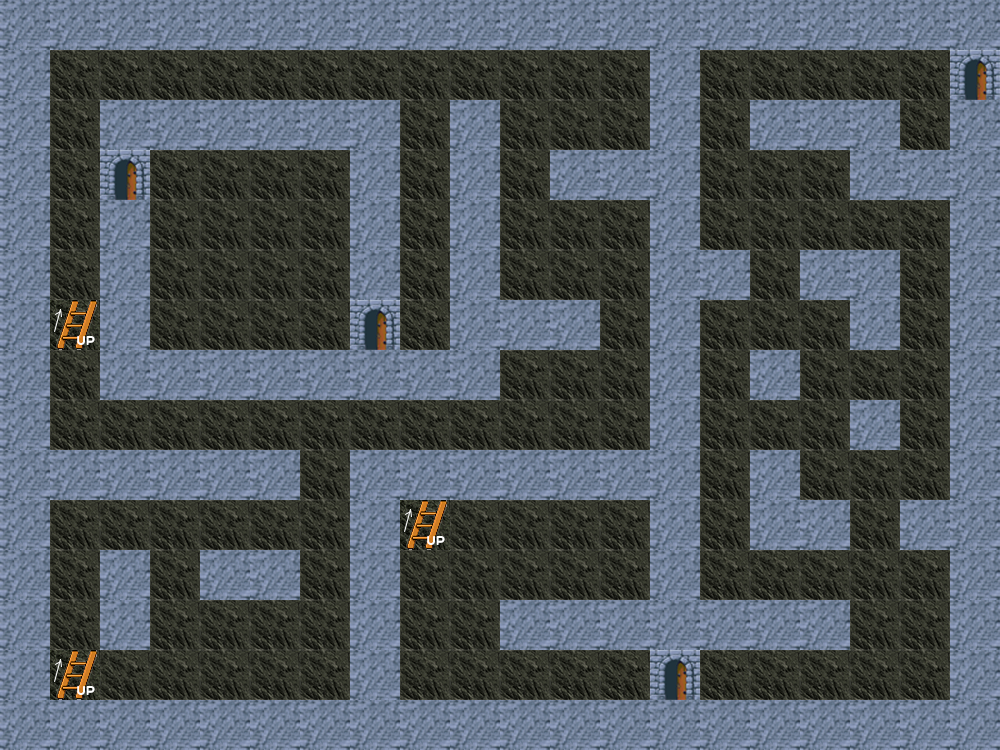

A 2D game scene composited from a Tiled map and its tileset images. What follows is a short description and the map's XML, with each tile layer's data collapsed to a summary:
An orthogonal 20x15 tile map with 50x50 px tiles, 1 tile layer (layer), 1 hidden layer not drawn and 51 objects (45x solid, 3x ladder_up, 3x ladder_down).

<map version="1.4" tiledversion="1.4.2" orientation="orthogonal" renderorder="right-down" width="20" height="15" tilewidth="50" tileheight="50" infinite="0" nextlayerid="5" nextobjectid="54">
 <tileset firstgid="1" name="tileset" tilewidth="50" tileheight="50" tilecount="9" columns="3">
  <image source="img/tileset.png" width="150" height="150" />
 </tileset>
 <layer id="1" name="layer" width="20" height="15">
  <data>[300 cells, 300 non-empty, 4 distinct tile ids]</data>
 </layer>
 <objectgroup id="2" name="solid">
  <object id="1" name="solid" x="1.04844" y="699.308" width="1000.21" height="48.2281" />
  <object id="2" name="solid" x="951.982" y="102.747" width="44.0344" height="592.367" />
  <object id="3" name="solid" x="702.453" y="3.14531" width="295.659" height="41.9375" />
  <object id="4" name="solid" x="650.031" y="3.14531" width="46.1313" height="643.741" />
  <object id="5" name="solid" x="701.405" y="600.755" width="145.733" height="44.0344" />
  <object id="6" name="solid" x="502.202" y="602.852" width="143.636" height="46.1313" />
  <object id="7" name="solid" x="1.04844" y="2.09688" width="45.0828" height="693.017" />
  <object id="8" name="solid" x="50.325" y="2.09688" width="595.513" height="44.0344" />
  <object id="9" name="solid" x="48.2281" y="450.828" width="248.48" height="42.986" />
  <object id="10" name="solid" x="351.227" y="452.925" width="42.986" height="240.092" />
  <object id="11" name="solid" x="399.455" y="451.877" width="249.528" height="40.8891" />
  <object id="12" name="solid" x="554.624" y="150.975" width="91.2141" height="42.986" />
  <object id="13" name="solid" x="450.828" y="101.698" width="45.0828" height="292.514" />
  <object id="14" name="solid" x="502.202" y="299.853" width="92.2625" height="46.1313" />
  <object id="15" name="solid" x="104.844" y="350.178" width="340.742" height="45.0828" />
  <object id="16" name="solid" x="100.65" y="100.65" width="294.611" height="42.986" />
  <object id="17" name="solid" x="106.941" y="203.397" width="39.8406" height="142.588" />
  <object id="19" name="solid" x="352.275" y="146.781" width="45.0828" height="145.733" />
  <object id="20" name="solid" x="202.349" y="553.575" width="94.3594" height="44.0344" />
  <object id="21" name="solid" x="103.795" y="553.575" width="40.8891" height="89.1172" />
  <object id="22" name="solid" x="752.778" y="451.877" width="44.0344" height="93.311" />
  <object id="23" name="solid" x="902.705" y="502.202" width="45.0828" height="42.986" />
  <object id="24" name="solid" x="801.007" y="501.153" width="44.0344" height="44.0344" />
  <object id="25" name="solid" x="851.332" y="403.649" width="44.0344" height="40.8891" />
  <object id="26" name="solid" x="750.681" y="354.372" width="46.1313" height="40.8891" />
  <object id="27" name="solid" x="701.405" y="251.625" width="44.0344" height="44.0344" />
  <object id="28" name="solid" x="802.055" y="253.722" width="92.2625" height="42.986" />
  <object id="29" name="solid" x="853.428" y="301.95" width="41.9375" height="40.8891" />
  <object id="30" name="solid" x="853.428" y="149.927" width="94.3594" height="45.0828" />
  <object id="31" name="solid" x="753.827" y="102.747" width="142.588" height="44.0344" />
  <object id="32" name="ladder_up" x="403.649" y="504.299" width="45.0828" height="41.9375" />
  <object id="33" name="ladder_up" x="53.4703" y="300.902" width="40.8891" height="47.1797" />
  <object id="34" name="ladder_up" x="53.4703" y="658.419" width="45.0828" height="31.4531" />
 </objectgroup>
 <layer id="3" name="layer" width="20" height="15" visible="0">
  <data>[300 cells, 300 non-empty, 3 distinct tile ids]</data>
 </layer>
 <objectgroup id="4" name="solid" visible="0">
  <object id="36" name="solid" x="2.09688" y="152.023" width="41.9375" height="594.464" />
  <object id="37" name="solid" x="2.09688" y="101.698" width="646.886" height="45.0828" />
  <object id="38" name="solid" x="651.08" y="101.698" width="47.1797" height="598.658" />
  <object id="39" name="solid" x="46.1313" y="701.405" width="651.08" height="48.2281" />
  <object id="40" name="solid" x="153.072" y="453.974" width="40.8891" height="189.767" />
  <object id="41" name="solid" x="252.674" y="354.372" width="42.986" height="241.141" />
  <object id="42" name="solid" x="353.324" y="201.3" width="41.9375" height="344.936" />
  <object id="43" name="solid" x="452.925" y="146.781" width="40.8891" height="145.733" />
  <object id="44" name="solid" x="552.527" y="304.047" width="95.4078" height="40.8891" />
  <object id="45" name="solid" x="453.974" y="502.202" width="195.009" height="45.0828" />
  <object id="46" name="solid" x="352.275" y="604.949" width="294.611" height="40.8891" />
  <object id="47" name="solid" x="503.25" y="404.697" width="145.733" height="39.8406" />
  <object id="48" name="solid" x="252.674" y="150.975" width="42.986" height="141.539" />
  <object id="49" name="solid" x="153.072" y="253.722" width="42.986" height="141.539" />
  <object id="50" name="solid" x="50.325" y="352.275" width="97.5047" height="44.0344" />
  <object id="51" name="ladder_down" x="404.697" y="503.25" width="42.986" height="42.986" />
  <object id="52" name="ladder_down" x="54.5188" y="300.902" width="45.0828" height="41.9375" />
  <object id="53" name="ladder_down" x="54.5188" y="654.225" width="40.8891" height="40.8891" />
 </objectgroup>
</map>